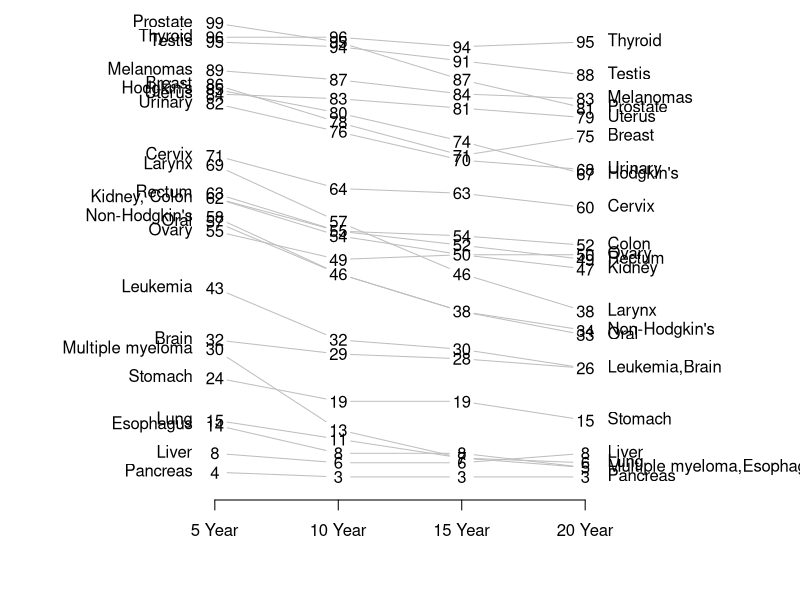

Reproduce this figure in R.
# R Function to Draw Edward Tufte-style Slopeplots

# TODO:
## deal with overlapping numeric values: if more than one label falls at a position, offset based on rank() of the subsequent column values for those rows
## overlapping rownames (same algorithm as above, but hard code for 1st and 2nd value)


slopegraph <-
function(
df,
xlim = c(.5,ncol(df)+.5),
ylim = c(min(df)-diff(range(df))/100,max(df)+diff(range(df))/100),
main = NULL,
bty = 'n',
yaxt = 'n',
xaxt = 'n',
xlab = '',
ylab = '',
labels = names(df),
labpos.left = 2,
labpos.right = 4,
col.lines = par('fg'),
col.lab = par('fg'),
col.num = par('fg'),
col.xaxt = par('fg'),
offset.x = .1, # THIS DOESN'T SEEM TO WORK
offset.lab = .1,
cex.lab = 1,
cex.num = 1,
font.lab = 1,
font.num = 1,
lty = par("lty"),
lwd = par("lwd"),
mai = NULL,
...)
{
    if(ncol(df) < 2)
        stop('`df` must have at least two columns')
    # draw margins
    if(is.null(mai))
        par(mai=c(1, 0, if(is.null(main)) 0 else 1, 0))
    else
        par(mai=mai)
    
    plot(NA, y=NULL, xlim=xlim, ylim=ylim, main=main,
         bty=bty, yaxt=yaxt, xaxt=xaxt, xlab=xlab, ylab=ylab, ...)
    # x-axis
    axis(1, 1:ncol(df), labels=labels, col=col.xaxt, col.ticks=col.xaxt)
    
    # left-side labels
    l <- df[,1] # I MAY WANT TO BIN THESE SO THAT CLOSE VALUES DON'T OVERLAP
    leftlabs <- lapply(split(rownames(df),l), paste, collapse=', ')
    text(1-offset.lab, as.numeric(names(leftlabs)),
         col=col.lab, leftlabs, pos=labpos.left, cex=cex.lab, font=font.lab)
    
    # right-side labels
    r <- df[,ncol(df)] # I MAY WANT TO BIN THESE SO THAT CLOSE VALUES DON'T OVERLAP
    rightlabs <- lapply(split(rownames(df),r), paste, collapse=',')
    text(ncol(df)+offset.lab, as.numeric(names(rightlabs)), 
         col=col.lab, rightlabs, pos=labpos.right, cex=cex.lab, font=font.lab)
    
    # numeric value labels
    # deal with duplicate value labels (i.e., not double printing anything)
    df2 <- do.call(cbind,lapply(df, function(y) {y[duplicated(y)] <- ''; y}))
    # print them
    apply(cbind(df,df2),1, function(y)
        text(1:ncol(df), as.numeric(y[1:ncol(df)]), y[(ncol(df)+1):(2*ncol(df))],
             col=col.num, cex=cex.num, font=font.num))
    
    # draw lines
    offset.x <- .1 # small offset for `segments`
    col.lines <- rep(col.lines, length.out=nrow(df))
    lty <- rep(lty, length.out=nrow(df))
    lwd <- rep(lwd, length.out=nrow(df))
    for(i in 1:nrow(df)){
        mapply(function(x1,y1,x2,y2,...){
            ysloped <- (y2-y1)*offset.x
            segments(x1+offset.x, if(y1==y2) y1 else (y1+ysloped),
                     x2-offset.x, if(y1==y2) y2 else (y2-ysloped),
                     col=col.lines[i],
                     lty=lty[i],
                     lwd=lwd[i]
                    )},
               1:(length(df[i,])-1), # x1-positions
               df[i,][-length(df[i,])], # y1-positions
               2:(length(df[i,])), # x2-positions
               df[i,][-1] # y2-positions
               )
    }
    
    # return invisibly
    invisible(NULL)
}


# EXAMPLE

## Tufte's original graph (to the correct scale)
cancer <- read.csv('tufte-cancer-survival-data.csv')
rownames(cancer) <- cancer[,1]
cancer <- cancer [,-1]
pdf('tufte-cancer-surival-plot.pdf',height=16, width=12)
slopegraph(cancer, col.line='gray', xlim=c(-.5,5.5), labels=c('5 Year','10 Year','15 Year','20 Year'))
dev.off()

